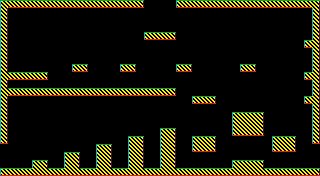

A 2D game scene composited from a Tiled map and its tileset images. What follows is a short description and the map's XML, with every tile layer's data as written:
An orthogonal 40x22 tile map with 8x8 px tiles, 1 tile layer (Ground).

<map version="1.10" tiledversion="1.10.2" orientation="orthogonal" renderorder="right-down" width="40" height="22" tilewidth="8" tileheight="8" infinite="0" nextlayerid="2" nextobjectid="1">
 <tileset firstgid="1" source="TilesetTest.tsx" />
 <layer id="1" name="Ground" width="40" height="22">
  <data encoding="csv">
1,14,14,14,14,14,14,14,14,14,14,14,14,14,14,14,14,15,0,0,0,0,13,14,14,14,14,14,14,14,14,14,14,14,14,14,14,14,14,3,
8,0,0,0,0,0,0,0,0,0,0,0,0,0,0,0,0,0,0,0,0,0,0,0,0,0,0,0,0,0,0,0,0,0,0,0,0,0,0,8,
8,0,0,0,0,0,0,0,0,0,0,0,0,0,0,0,0,0,0,0,0,0,0,0,0,0,0,0,0,0,0,0,0,0,0,0,0,0,0,8,
8,0,0,0,0,0,0,0,0,0,0,0,0,0,0,0,0,0,0,0,0,0,0,0,0,0,0,0,0,0,0,0,0,0,0,0,0,0,0,8,
8,0,0,0,0,0,0,0,0,0,0,0,0,0,0,0,0,0,13,14,14,15,0,0,0,0,0,0,0,0,0,0,0,0,0,0,0,0,0,8,
8,0,0,0,0,0,0,0,0,0,0,0,0,0,0,0,0,0,0,0,0,0,0,0,0,0,0,0,0,0,0,0,0,0,0,0,0,0,13,7,
8,0,0,0,0,0,0,0,0,0,0,0,0,0,0,0,0,0,0,0,0,0,0,0,0,0,0,0,0,0,0,0,0,0,0,0,0,0,0,8,
8,0,0,0,0,0,0,0,0,0,0,0,0,0,0,0,0,0,0,0,0,0,0,0,0,0,0,0,0,0,0,0,0,0,0,0,0,0,0,8,
8,0,0,0,0,0,0,0,0,13,15,0,0,0,0,13,15,0,0,0,0,0,13,15,0,0,0,0,0,0,13,15,0,0,0,0,0,0,0,8,
5,14,14,14,14,15,0,0,0,0,0,0,0,0,0,0,0,0,0,0,0,0,0,0,0,0,0,0,0,0,0,0,0,0,0,0,0,0,13,7,
8,0,0,0,0,0,0,0,0,0,0,0,0,0,0,0,0,0,0,0,0,0,0,0,0,0,0,0,0,0,0,0,0,0,0,0,0,0,0,8,
5,14,14,14,14,14,14,14,14,14,14,14,14,14,14,14,14,14,14,14,14,15,0,0,0,0,0,0,0,0,0,0,0,0,0,0,0,0,0,8,
8,0,0,0,0,0,0,0,0,0,0,0,0,0,0,0,0,0,0,0,0,0,0,0,13,14,15,0,0,0,0,0,0,0,0,0,0,0,13,7,
8,0,0,0,0,0,0,0,0,0,0,0,0,0,0,0,0,0,0,0,0,0,0,0,0,0,0,0,0,0,0,0,0,0,0,0,0,0,0,8,
8,0,0,0,0,0,0,0,0,0,0,0,0,0,0,0,0,0,0,0,0,0,0,0,0,0,0,0,0,1,2,2,3,0,0,0,0,0,0,8,
8,0,0,0,0,0,0,0,0,0,0,0,0,0,0,0,0,0,0,0,0,0,0,0,0,0,0,0,0,5,6,6,7,0,0,0,0,0,0,8,
8,0,0,0,0,0,0,0,0,0,0,0,0,0,0,0,0,0,0,0,1,3,0,0,0,0,0,0,0,9,10,10,11,0,0,0,0,0,0,8,
12,0,0,0,0,0,0,0,0,0,0,0,0,0,0,0,1,3,0,0,5,7,0,0,1,2,3,0,0,0,0,0,0,0,1,2,3,0,0,12,
0,0,0,0,0,0,0,0,0,0,0,0,1,3,0,0,5,7,0,0,5,7,0,0,9,10,11,0,0,0,0,0,0,0,9,10,11,0,0,0,
0,0,0,0,0,0,0,0,1,3,0,0,5,7,0,0,5,7,0,0,5,7,0,0,0,0,0,0,0,0,0,0,0,0,0,0,0,0,0,0,
0,0,0,0,1,3,0,0,5,7,0,0,5,7,0,0,5,7,0,0,5,7,0,0,0,0,0,0,0,1,2,2,3,0,0,0,0,0,0,0,
13,14,14,14,10,10,14,14,10,10,14,14,10,10,14,14,10,10,14,14,10,10,14,14,14,14,14,14,14,10,10,10,10,14,14,14,14,14,14,15
</data>
 </layer>
</map>